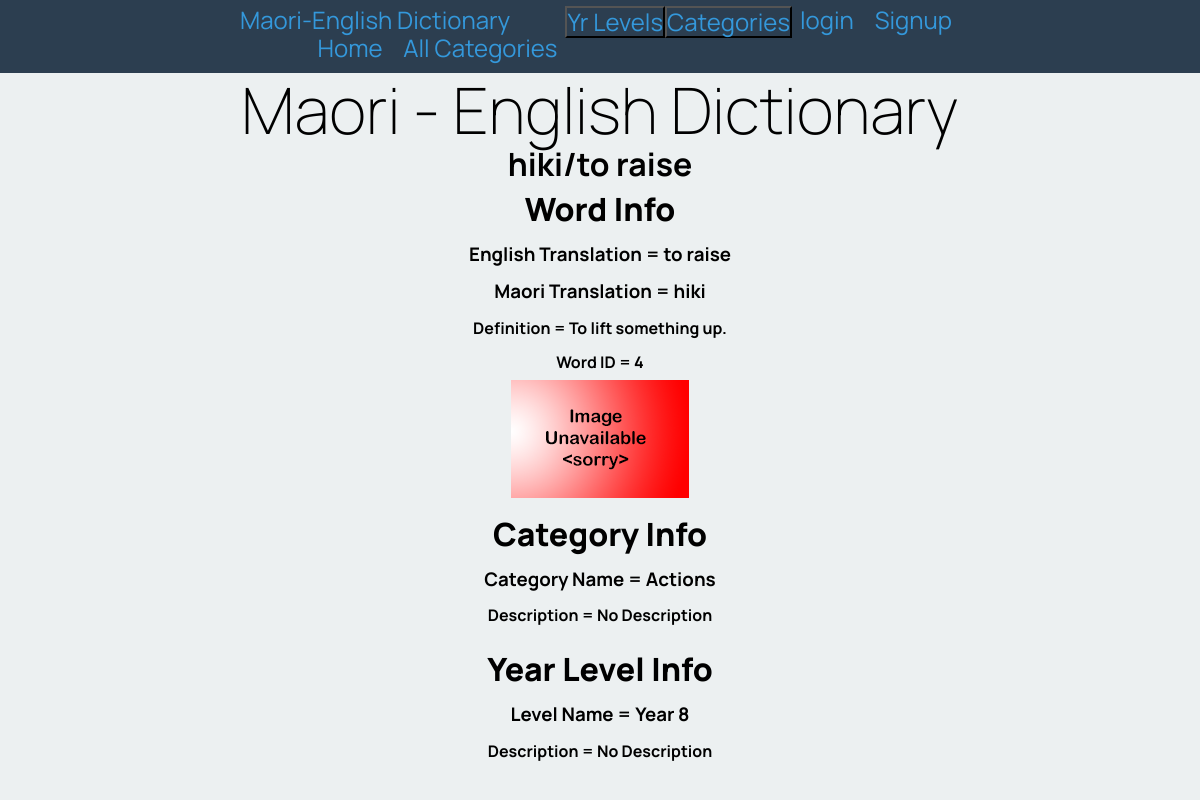
Screenshot of /word_page/4 with the database file from the repository.
### tables this page shows
CREATE TABLE words
(
    id         integer
        constraint words_pk
            primary key autoincrement,
    eng_word   varchar(30),
    category   integer
        constraint words_categories_id_fk
            references categories,
    definition varchar(150),
    level      integer
        constraint english_words_categories_id_fk_2
            references categories,
    mri_word   varchar(30)
, image varchar(60));

CREATE TABLE categories
(
    id          integer
        constraint categories_pk
            primary key autoincrement,
    title       varchar(30),
    description varchar(150)
, type char(10));

### app.py (the view)
@APP.route('/word_page/<word_id>')
def render_word_page(word_id):
    con = create_connection(DATABASE)
    cur = con.cursor()
    query = "SELECT mri_word, eng_word, definition, category, level, image, id FROM words WHERE id = ?"
    cur.execute(query, (word_id,))
    word_list = cur.fetchall()
    query = "SELECT title, description FROM categories WHERE id =? "
    cur.execute(query, (word_list[0][3],))
    cat_info = cur.fetchall()[0]
    cur.execute(query, (word_list[0][4],))
    lev_info = cur.fetchall()[0]
    if is_logged_in()[1] == "admin":
        query = "SELECT edited_id, edited_type, edit, editor_id, date_time, editor_name, edited_title FROM edit_log " \
                "WHERE edited_id=? or edited_id=? or edited_id=?"
        cur.execute(query, (word_id, word_list[0][3], word_list[0][4]))
        edit_list = cur.fetchall()
    else:
        edit_list = []
    con.close()
    return render_template('word_page.html', cat_list=render_cat_lev_menus('C'), lev_list=render_cat_lev_menus('L'),
                           logged_in=is_logged_in()[0], perms=is_logged_in()[1], word_list=word_list, cat_info=cat_info,
                           lev_info=lev_info, edit_list=edit_list)

### app.py (called while the page is built)
def create_connection(db_file: object) -> object:
    try:
        connection = sqlite3.connect(db_file)
        return connection
    except Error as e:
        print(e)
    return None

def is_logged_in():
    if session.get("email") is None:
        perms = ""
        return False, perms
    else:
        perms = session.get('user_perms')
        return True, perms

def render_cat_lev_menus(catlev):
    con = create_connection(DATABASE)
    query = "SELECT id, title FROM categories WHERE type=?"
    cur = con.cursor()
    cur.execute(query, (catlev))
    cat_list = cur.fetchall()
    con.close()
    return cat_list

### Templates/word_page.html (shortened to what this page needs)
{% extends "base.html" %}
{% block pageheading %} {{ word_list[0][0] }}/{{ word_list[0][1] }} {% endblock %}
{% block main %}
<div class = word-page>
    <h2><strong> Word Info </strong></h2>
    <h3>English Translation = {{ word_list[0][1] }}</h3>
    <h3>Maori Translation = {{ word_list[0][0] }}</h3>
    <h4>Definition = {{ word_list[0][2] }}</h4>
    <h4>Word ID = {{ word_list[0][6] }}</h4>
    <div class = word-page-image>
        <img src="/static/images/{{ word_list[0][5] }}" onerror="this.onerror=null;this.src='/static/images/noimage.png';">
    </div>
    <br>
    <h2><strong> Category Info </strong></h2>
    <h3>Category Name = {{ cat_info[0] }}</h3>
    <h4>Description = {{ cat_info[1] }}</h4>
    <br>
    <h2><strong> Year Level Info </strong></h2>
    <h3>Level Name = {{ lev_info[0] }}</h3>
    <h4>Description = {{ lev_info[1] }}</h4>
    <br>
{% endblock %}

### Static/maori_dictionary.css (style rules this page uses)
* { font-family: 'Manrope', sans-serif; padding: 0; margin: 0; box-sizing: border-box; }
body { background-color: rgba(236, 240, 241, 1.0); padding-bottom: 1rem; }
img { max-width: 100%; }
h2 { font-size: 2rem; text-align: center; margin: 0 0 0.5rem 0; }
h3,h4, h6 { text-align: center; margin: 1rem 0 0.5rem 0; }
.word-page-image { max-height: 250px; overflow: hidden; display: flex; justify-content: center; }

### rows the page displays
words: mri_word "hiki", eng_word "to raise", definition "To lift something up.", id "4"
categories: title "Actions", description "No Description"
categories: title "Year 8", description "No Description"
